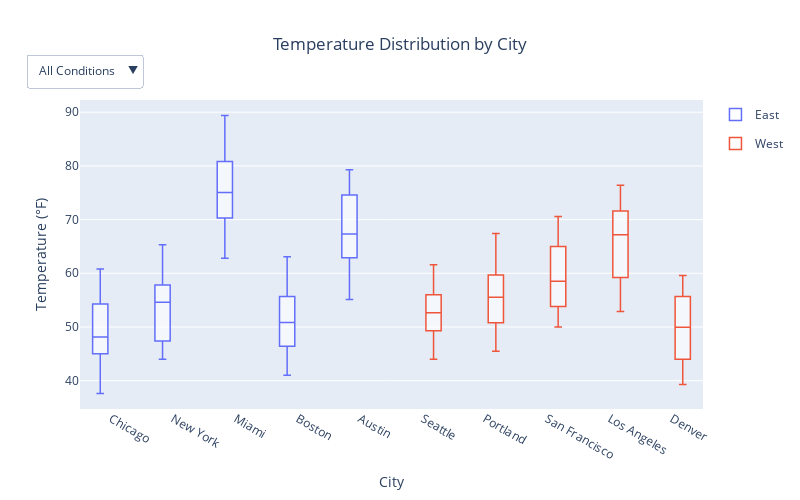

The code cell stored with this chart in its notebook:
### Code cell
import plotly.express as px
import plotly.graph_objects as go

# Create figure
fig = go.Figure()

# Get unique regions and conditions
regions = sorted(df['region'].unique())
conditions = sorted(df['condition'].unique())

# Add traces for "All Conditions" (default view)
for i, region in enumerate(regions):
    region_data = df[df['region'] == region]

    # For the "All Conditions" traces
    fig.add_trace(go.Box(
        x=region_data['city'],
        y=region_data['temperature'],
        name=region,
        legendgroup=region,
        showlegend=True,
        boxmean=False,
        marker_color=px.colors.qualitative.Plotly[i % len(px.colors.qualitative.Plotly)],
        visible=True,
        hoverinfo='none',  # Disable default hover
        customdata=[[temp] for temp in region_data['temperature']],  # Pass temperature as custom data
        hovertemplate='%{customdata[0]:.1f}°F<extra></extra>',  # Use custom data for hover
        boxpoints=False,
        line_width=1.5
    ))

# Create a separate figure for each condition
condition_figures = {}
for condition in conditions:
    condition_figures[condition] = []
    processed_regions = set()
    
    for i, region in enumerate(regions):
        condition_data = df[df['condition'] == condition]
        region_condition_data = condition_data[condition_data['region'] == region]
        
        if len(region_condition_data) == 0:
            continue
        
        show_in_legend = region not in processed_regions
        if show_in_legend:
            processed_regions.add(region)
        
        # Box plot for each condition
        trace = go.Box(
            x=region_condition_data['city'],
            y=region_condition_data['temperature'],
            name=region,
            legendgroup=region,
            showlegend=show_in_legend,
            boxmean=False,
            marker_color=px.colors.qualitative.Plotly[i % len(px.colors.qualitative.Plotly)],
            visible=False,
            hoverinfo='none',  # Disable default hover
            customdata=[[temp] for temp in region_condition_data['temperature']],  # Pass temperature as custom data
            hovertemplate='%{customdata[0]:.1f}°F<extra></extra>',  # Use custom data for hover
            boxpoints=False,
            line_width=1.5
        )
        
        fig.add_trace(trace)
        condition_figures[condition].append(len(fig.data) - 1)

# Create dropdown menu
buttons = []
traces_per_view = len(regions)

# Button for "All Conditions"
all_visible = [False] * len(fig.data)
for i in range(traces_per_view):
    all_visible[i] = True

buttons.append(dict(
    method='update',
    label='All Conditions',
    args=[{'visible': all_visible}, {'autorange': True}]
))

# Button for each condition
for condition in conditions:
    condition_visible = [False] * len(fig.data)
    
    for trace_idx in condition_figures[condition]:
        condition_visible[trace_idx] = True
    
    buttons.append(dict(
        method='update',
        label=condition,
        args=[{'visible': condition_visible}, {'autorange': True}]
    ))

# Update layout
fig.update_layout(
    title={'text': 'Temperature Distribution by City', 'x': 0.5},
    xaxis_title='City',
    yaxis_title='Temperature (°F)',
    boxmode='group',
    height=500,
    width=800,
    font=dict(size=12),
    updatemenus=[{
        'buttons': buttons,
        'direction': 'down',
        'showactive': True,
        'x': 0.1,
        'y': 1.15,
    }],
    uirevision='same',
    legend=dict(
        itemclick='toggleothers',
        itemdoubleclick='toggle'
    ),
    hovermode='closest'
)

fig.update_layout(
    hoverlabel=dict(bgcolor="white", font_size=12)
)

# Apply only visual properties, not hover properties
for trace in fig.data:
    trace.fillcolor = 'rgba(255,255,255,0.6)'

fig.show()

plt.tight_layout()

### Figure 1 — Plotly figure (JSON) as saved in the notebook; plotly's stock layout.template omitted (floating-point values rounded to 4 significant figures; data arrays with more than 128 entries replaced by an {"elided": "..."} marker saying what was removed)
{"data": [{"boxmean": false, "boxpoints": false, "customdata": {"elided": "150x1 float values"}, "fillcolor": "rgba(255,255,255,0.6)", "hoverinfo": "none", "hovertemplate": "%{customdata[0]:.1f}°F<extra></extra>", "legendgroup": "East", "line": {"width": 1.5}, "marker": {"color": "#636EFA"}, "name": "East", "showlegend": true, "type": "box", "visible": true, "x": {"elided": "150 str values"}, "y": {"elided": "150 float values"}}, {"boxmean": false, "boxpoints": false, "customdata": {"elided": "150x1 float values"}, "fillcolor": "rgba(255,255,255,0.6)", "hoverinfo": "none", "hovertemplate": "%{customdata[0]:.1f}°F<extra></extra>", "legendgroup": "West", "line": {"width": 1.5}, "marker": {"color": "#EF553B"}, "name": "West", "showlegend": true, "type": "box", "visible": true, "x": {"elided": "150 str values"}, "y": {"elided": "150 float values"}}, {"boxmean": false, "boxpoints": false, "customdata": [[52.2], [55], [53.8], [54.8], [56.3], [56.8], [58.9], [57.6], [56.9], [59.4], [53.8], [54.4], [54], [51.2], [47.4], [45.8], [45.3], [52], [41], [40.3], [47.4], [41], [55.1], [45.7], [61.5], [47.9], [59.1], [38.3], [51.5]], "fillcolor": "rgba(255,255,255,0.6)", "hoverinfo": "none", "hovertemplate": "%{customdata[0]:.1f}°F<extra></extra>", "legendgroup": "East", "line": {"width": 1.5}, "marker": {"color": "#636EFA"}, "name": "East", "showlegend": true, "type": "box", "visible": false, "x": ["Chicago", "Boston", "Boston", "New York", "Chicago", "Boston", "New York", "Boston", "Boston", "Chicago", "Boston", "New York", "Boston", "Boston", "New York", "New York", "Chicago", "New York", "Boston", "Chicago", "New York", "Chicago", "Austin", "New York", "Austin", "Chicago", "Austin", "Chicago", "New York"], "y": [52.2, 55.0, 53.8, 54.8, 56.3, 56.8, 58.9, 57.6, 56.9, 59.4, 53.8, 54.4, 54.0, 51.2, 47.4, 45.8, 45.3, 52.0, 41.0, 40.3, 47.4, 41.0, 55.1, 45.7, 61.5, 47.9, 59.1, 38.3, 51.5]}, {"boxmean": false, "boxpoints": false, "customdata": [[51.3], [52.5], [61.2], [56.1], [57.8], [61.6], [59.3], [54.5], [58.5], [57.7], [57.7], [64], [44.9], [52.8], [49.6], [52.5], [55.9], [51.2], [53], [56.2], [52.5], [50.5], [44], [39.7], [54.2], [45.2], [61.8], [44.7], [50.7], [55.6], [54.7], [56], [54.8], [58.1], [54.9], [43.2], [56.8]], "fillcolor": "rgba(255,255,255,0.6)", "hoverinfo": "none", "hovertemplate": "%{customdata[0]:.1f}°F<extra></extra>", "legendgroup": "West", "line": {"width": 1.5}, "marker": {"color": "#EF553B"}, "name": "West", "showlegend": true, "type": "box", "visible": false, "x": ["Seattle", "Seattle", "Portland", "Denver", "Portland", "Seattle", "Seattle", "Seattle", "Portland", "Seattle", "Portland", "San Francisco", "Denver", "Seattle", "Denver", "San Francisco", "San Francisco", "Denver", "Portland", "San Francisco", "Seattle", "Denver", "Seattle", "Denver", "Los Angeles", "Seattle", "Los Angeles", "Seattle", "Portland", "Los Angeles", "Portland", "San Francisco", "Los Angeles", "San Francisco", "Los Angeles", "Denver", "San Francisco"], "y": [51.3, 52.5, 61.2, 56.1, 57.8, 61.6, 59.3, 54.5, 58.5, 57.7, 57.7, 64.0, 44.9, 52.8, 49.6, 52.5, 55.9, 51.2, 53.0, 56.2, 52.5, 50.5, 44.0, 39.7, 54.2, 45.2, 61.8, 44.7, 50.7, 55.6, 54.7, 56.0, 54.8, 58.1, 54.9, 43.2, 56.8]}, {"boxmean": false, "boxpoints": false, "customdata": [[73.9], [68.1], [79.4], [89.4], [75.8], [73.4], [79.3], [78.7]], "fillcolor": "rgba(255,255,255,0.6)", "hoverinfo": "none", "hovertemplate": "%{customdata[0]:.1f}°F<extra></extra>", "legendgroup": "East", "line": {"width": 1.5}, "marker": {"color": "#636EFA"}, "name": "East", "showlegend": true, "type": "box", "visible": false, "x": ["Miami", "Austin", "Miami", "Miami", "Austin", "Austin", "Miami", "Miami"], "y": [73.9, 68.1, 79.4, 89.4, 75.8, 73.4, 79.3, 78.7]}, {"boxmean": false, "boxpoints": false, "customdata": [[66.1], [71.6], [71]], "fillcolor": "rgba(255,255,255,0.6)", "hoverinfo": "none", "hovertemplate": "%{customdata[0]:.1f}°F<extra></extra>", "legendgroup": "West", "line": {"width": 1.5}, "marker": {"color": "#EF553B"}, "name": "West", "showlegend": true, "type": "box", "visible": false, "x": ["Los Angeles", "Los Angeles", "Los Angeles"], "y": [66.1, 71.6, 71.0]}, {"boxmean": false, "boxpoints": false, "customdata": [[50.5], [49.7], [48.4], [56.5], [57.6], [47.4], [54.3], [49.2], [49.6], [46.9], [45], [46.4], [45], [46.6], [44], [43.3], [39], [42.5], [37.6], [46.8], [45.2], [47.4], [42.8], [43.1], [49.2], [46.7], [42.2]], "fillcolor": "rgba(255,255,255,0.6)", "hoverinfo": "none", "hovertemplate": "%{customdata[0]:.1f}°F<extra></extra>", "legendgroup": "East", "line": {"width": 1.5}, "marker": {"color": "#636EFA"}, "name": "East", "showlegend": true, "type": "box", "visible": false, "x": ["Boston", "Boston", "Chicago", "New York", "New York", "Chicago", "Chicago", "Boston", "Chicago", "Boston", "Chicago", "Boston", "Chicago", "New York", "New York", "Boston", "Chicago", "Boston", "Chicago", "New York", "Chicago", "New York", "Boston", "Boston", "Boston", "New York", "Boston"], "y": [50.5, 49.7, 48.4, 56.5, 57.6, 47.4, 54.3, 49.2, 49.6, 46.9, 45.0, 46.4, 45.0, 46.6, 44.0, 43.3, 39.0, 42.5, 37.6, 46.8, 45.2, 47.4, 42.8, 43.1, 49.2, 46.7, 42.2]}, {"boxmean": false, "boxpoints": false, "customdata": [[47.2], [56.4], [57.8], [56.8], [60.1], [56.1], [57.6], [61.3], [58.5], [64.4], [48.6], [49.3], [48.2], [49.3], [51.2], [45.5], [50.6], [48.1], [47], [44.6], [47], [45.8], [48.3], [52], [39.9], [42.5], [46.6]], "fillcolor": "rgba(255,255,255,0.6)", "hoverinfo": "none", "hovertemplate": "%{customdata[0]:.1f}°F<extra></extra>", "legendgroup": "West", "line": {"width": 1.5}, "marker": {"color": "#EF553B"}, "name": "West", "showlegend": true, "type": "box", "visible": false, "x": ["Denver", "Portland", "Portland", "Seattle", "Portland", "Denver", "Seattle", "Portland", "Seattle", "San Francisco", "Denver", "Seattle", "Denver", "Seattle", "Portland", "Portland", "San Francisco", "Denver", "Portland", "Seattle", "Portland", "Seattle", "Portland", "San Francisco", "Denver", "Denver", "Portland"], "y": [47.2, 56.4, 57.8, 56.8, 60.1, 56.1, 57.6, 61.3, 58.5, 64.4, 48.6, 49.3, 48.2, 49.3, 51.2, 45.5, 50.6, 48.1, 47.0, 44.6, 47.0, 45.8, 48.3, 52.0, 39.9, 42.5, 46.6]}, {"boxmean": false, "boxpoints": false, "customdata": [[56.9], [67.4], [50.4], [55.4], [72.3], [67.2], [84.8], [57.6], [72.2], [78.3], [63.1], [76.6], [58.1], [77.7], [58.2], [79.3], [65.3], [75.9], [54.7], [82.5], [76.8], [57.3], [59.1], [84.1], [78.9], [54], [57.1], [81.2], [61.5], [74.6], [60.2], [81.2], [60.8], [57.8], [86.2], [59.6], [76.9], [54.9], [57.8], [73.6], [55.7], [48.9], [70.9], [52.5], [57.9], [52.2], [72.8], [44.9], [60.1], [72.2], [69.3], [45.9], [72.3], [65.9], [53], [80.8], [63.7], [77.2], [50.3], [58.6], [67.2], [60.8], [72.9], [63.5], [68.7], [66.9], [52.6], [75.9], [64.3], [62.8], [49.1], [65.1], [74.2], [42.2], [69.2], [58.1], [37.6], [68.9], [48.2], [70.1], [59.1], [46.3], [70.1], [70.3], [51.6], [62.9]], "fillcolor": "rgba(255,255,255,0.6)", "hoverinfo": "none", "hovertemplate": "%{customdata[0]:.1f}°F<extra></extra>", "legendgroup": "East", "line": {"width": 1.5}, "marker": {"color": "#636EFA"}, "name": "East", "showlegend": true, "type": "box", "visible": false, "x": ["New York", "Austin", "Chicago", "New York", "Miami", "Austin", "Miami", "Chicago", "Austin", "Miami", "Boston", "Austin", "New York", "Miami", "Boston", "Austin", "New York", "Austin", "Chicago", "Miami", "Austin", "Chicago", "New York", "Miami", "Austin", "Chicago", "New York", "Miami", "Boston", "Austin", "New York", "Miami", "Chicago", "New York", "Miami", "Boston", "Austin", "Chicago", "New York", "Miami", "Boston", "Chicago", "Austin", "Chicago", "New York", "Boston", "Austin", "Chicago", "New York", "Miami", "Austin", "Chicago", "Miami", "Austin", "New York", "Miami", "Austin", "Miami", "Boston", "Austin", "Miami", "Austin", "Miami", "Austin", "Miami", "Austin", "New York", "Miami", "Austin", "Miami", "Boston", "Austin", "Miami", "Boston", "Miami", "Austin", "Chicago", "Miami", "New York", "Miami", "Austin", "Chicago", "Miami", "Miami", "Boston", "Austin"], "y": [56.9, 67.4, 50.4, 55.4, 72.3, 67.2, 84.8, 57.6, 72.2, 78.3, 63.1, 76.6, 58.1, 77.7, 58.2, 79.3, 65.3, 75.9, 54.7, 82.5, 76.8, 57.3, 59.1, 84.1, 78.9, 54.0, 57.1, 81.2, 61.5, 74.6, 60.2, 81.2, 60.8, 57.8, 86.2, 59.6, 76.9, 54.9, 57.8, 73.6, 55.7, 48.9, 70.9, 52.5, 57.9, 52.2, 72.8, 44.9, 60.1, 72.2, 69.3, 45.9, 72.3, 65.9, 53.0, 80.8, 63.7, 77.2, 50.3, 58.6, 67.2, 60.8, 72.9, 63.5, 68.7, 66.9, 52.6, 75.9, 64.3, 62.8, 49.1, 65.1, 74.2, 42.2, 69.2, 58.1, 37.6, 68.9, 48.2, 70.1, 59.1, 46.3, 70.1, 70.3, 51.6, 62.9]}, {"boxmean": false, "boxpoints": false, "customdata": [[56], [52.9], [60.3], [68.4], [55.6], [64.3], [71], [52.5], [60.9], [58], [60.4], [67.4], [70], [50.3], [61.5], [68.8], [73.8], [53.4], [56], [65], [55.6], [59.7], [61], [70.5], [57.6], [55], [65.5], [72.7], [57.8], [60], [67.4], [58.8], [72.7], [68.9], [52.6], [58.9], [70.6], [76.4], [59.6], [69], [70.7], [55.7], [66.3], [73.2], [56.7], [61.2], [64.7], [67.1], [55.7], [58.2], [72.6], [50.8], [67.3], [50.9], [53.2], [66.8], [56], [49.6], [55.4], [54], [59.2], [46.5], [52.1], [60.4], [40.8], [63.1], [45.4], [50.8], [52.9], [50], [39.3], [49.3], [53.8], [57.3], [40.3], [52.1], [50.1], [44], [50.6], [54.4], [52.9], [72.2], [50.3]], "fillcolor": "rgba(255,255,255,0.6)", "hoverinfo": "none", "hovertemplate": "%{customdata[0]:.1f}°F<extra></extra>", "legendgroup": "West", "line": {"width": 1.5}, "marker": {"color": "#EF553B"}, "name": "West", "showlegend": true, "type": "box", "visible": false, "x": ["Seattle", "Portland", "San Francisco", "Los Angeles", "Seattle", "San Francisco", "Los Angeles", "Denver", "San Francisco", "Denver", "Portland", "San Francisco", "Los Angeles", "Denver", "Portland", "San Francisco", "Los Angeles", "Denver", "Seattle", "San Francisco", "Seattle", "Portland", "San Francisco", "Los Angeles", "Denver", "Seattle", "San Francisco", "Los Angeles", "Denver", "Seattle", "Portland", "San Francisco", "Los Angeles", "San Francisco", "Denver", "Portland", "San Francisco", "Los Angeles", "Denver", "San Francisco", "Los Angeles", "Denver", "San Francisco", "Los Angeles", "Denver", "Portland", "Los Angeles", "Los Angeles", "Portland", "San Francisco", "Los Angeles", "Portland", "Los Angeles", "Seattle", "Portland", "Los Angeles", "Los Angeles", "Denver", "Portland", "San Francisco", "Los Angeles", "Seattle", "San Francisco", "Los Angeles", "Denver", "Los Angeles", "Seattle", "San Francisco", "Los Angeles", "San Francisco", "Denver", "Portland", "San Francisco", "Los Angeles", "Denver", "San Francisco", "Seattle", "Denver", "Seattle", "Portland", "Seattle", "Los Angeles", "Denver"], "y": [56.0, 52.9, 60.3, 68.4, 55.6, 64.3, 71.0, 52.5, 60.9, 58.0, 60.4, 67.4, 70.0, 50.3, 61.5, 68.8, 73.8, 53.4, 56.0, 65.0, 55.6, 59.7, 61.0, 70.5, 57.6, 55.0, 65.5, 72.7, 57.8, 60.0, 67.4, 58.8, 72.7, 68.9, 52.6, 58.9, 70.6, 76.4, 59.6, 69.0, 70.7, 55.7, 66.3, 73.2, 56.7, 61.2, 64.7, 67.1, 55.7, 58.2, 72.6, 50.8, 67.3, 50.9, 53.2, 66.8, 56.0, 49.6, 55.4, 54.0, 59.2, 46.5, 52.1, 60.4, 40.8, 63.1, 45.4, 50.8, 52.9, 50.0, 39.3, 49.3, 53.8, 57.3, 40.3, 52.1, 50.1, 44.0, 50.6, 54.4, 52.9, 72.2, 50.3]}], "layout": {"boxmode": "group", "font": {"size": 12}, "height": 500, "hoverlabel": {"bgcolor": "white", "font": {"size": 12}}, "hovermode": "closest", "legend": {"itemclick": "toggleothers", "itemdoubleclick": "toggle"}, "title": {"text": "Temperature Distribution by City", "x": 0.5}, "uirevision": "same", "updatemenus": [{"buttons": [{"args": [{"visible": [true, true, false, false, false, false, false, false, false, false]}, {"autorange": true}], "label": "All Conditions", "method": "update"}, {"args": [{"visible": [false, false, true, true, false, false, false, false, false, false]}, {"autorange": true}], "label": "Cloudy", "method": "update"}, {"args": [{"visible": [false, false, false, false, true, true, false, false, false, false]}, {"autorange": true}], "label": "Partly Cloudy", "method": "update"}, {"args": [{"visible": [false, false, false, false, false, false, true, true, false, false]}, {"autorange": true}], "label": "Rainy", "method": "update"}, {"args": [{"visible": [false, false, false, false, false, false, false, false, true, true]}, {"autorange": true}], "label": "Sunny", "method": "update"}], "direction": "down", "showactive": true, "x": 0.1, "y": 1.15}], "width": 800, "xaxis": {"title": {"text": "City"}}, "yaxis": {"title": {"text": "Temperature (°F)"}}}}
